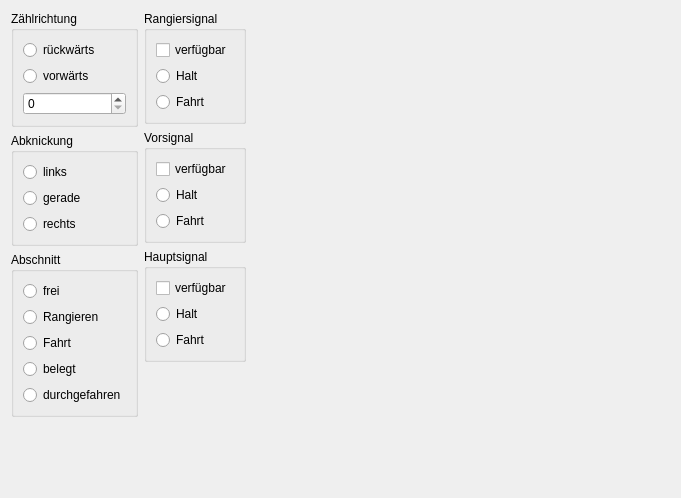
<?xml version="1.0" encoding="UTF-8"?>
<ui version="4.0">
 <class>SignalStudy</class>
 <widget class="QWidget" name="SignalStudy">
  <property name="geometry">
   <rect>
    <x>0</x>
    <y>0</y>
    <width>681</width>
    <height>498</height>
   </rect>
  </property>
  <property name="windowTitle">
   <string>Form</string>
  </property>
  <layout class="QHBoxLayout" name="horizontalLayout">
   <item>
    <layout class="QVBoxLayout" name="verticalLayout_6">
     <item>
      <widget class="QGroupBox" name="groupBox_2">
       <property name="title">
        <string>Zählrichtung</string>
       </property>
       <layout class="QVBoxLayout" name="verticalLayout_3">
        <item>
         <widget class="QRadioButton" name="backwardButton">
          <property name="text">
           <string>rückwärts</string>
          </property>
         </widget>
        </item>
        <item>
         <widget class="QRadioButton" name="forwardButton">
          <property name="text">
           <string>vorwärts</string>
          </property>
         </widget>
        </item>
        <item>
         <widget class="QSpinBox" name="extensionBox">
          <property name="maximum">
           <number>8</number>
          </property>
         </widget>
        </item>
       </layout>
      </widget>
     </item>
     <item>
      <widget class="QGroupBox" name="groupBox">
       <property name="title">
        <string>Abknickung</string>
       </property>
       <layout class="QVBoxLayout" name="verticalLayout_8">
        <item>
         <widget class="QRadioButton" name="leftCurveButton">
          <property name="text">
           <string>links</string>
          </property>
         </widget>
        </item>
        <item>
         <widget class="QRadioButton" name="straightButton">
          <property name="text">
           <string>gerade</string>
          </property>
         </widget>
        </item>
        <item>
         <widget class="QRadioButton" name="rightCurveButton">
          <property name="text">
           <string>rechts</string>
          </property>
         </widget>
        </item>
       </layout>
      </widget>
     </item>
     <item>
      <widget class="QGroupBox" name="groupBox_4">
       <property name="title">
        <string>Abschnitt</string>
       </property>
       <layout class="QVBoxLayout" name="verticalLayout_4">
        <item>
         <widget class="QRadioButton" name="freeButton">
          <property name="text">
           <string>frei</string>
          </property>
         </widget>
        </item>
        <item>
         <widget class="QRadioButton" name="shuntButton">
          <property name="text">
           <string>Rangieren</string>
          </property>
         </widget>
        </item>
        <item>
         <widget class="QRadioButton" name="tourButton">
          <property name="text">
           <string>Fahrt</string>
          </property>
         </widget>
        </item>
        <item>
         <widget class="QRadioButton" name="occupiedButton">
          <property name="text">
           <string>belegt</string>
          </property>
         </widget>
        </item>
        <item>
         <widget class="QRadioButton" name="passedButton">
          <property name="text">
           <string>durchgefahren</string>
          </property>
         </widget>
        </item>
       </layout>
      </widget>
     </item>
     <item>
      <spacer name="verticalSpacer">
       <property name="orientation">
        <enum>Qt::Vertical</enum>
       </property>
       <property name="sizeHint" stdset="0">
        <size>
         <width>20</width>
         <height>40</height>
        </size>
       </property>
      </spacer>
     </item>
    </layout>
   </item>
   <item>
    <layout class="QVBoxLayout" name="verticalLayout_7">
     <item>
      <widget class="QGroupBox" name="groupBox_1">
       <property name="title">
        <string>Rangiersignal</string>
       </property>
       <layout class="QVBoxLayout" name="verticalLayout">
        <item>
         <widget class="QCheckBox" name="availableButton_1">
          <property name="text">
           <string>verfügbar</string>
          </property>
         </widget>
        </item>
        <item>
         <widget class="QRadioButton" name="stopButton_1">
          <property name="text">
           <string>Halt</string>
          </property>
         </widget>
        </item>
        <item>
         <widget class="QRadioButton" name="goButton_1">
          <property name="text">
           <string>Fahrt</string>
          </property>
         </widget>
        </item>
       </layout>
      </widget>
     </item>
     <item>
      <widget class="QGroupBox" name="groupBox_3">
       <property name="title">
        <string>Vorsignal</string>
       </property>
       <layout class="QVBoxLayout" name="verticalLayout_2">
        <item>
         <widget class="QCheckBox" name="availableButton_2">
          <property name="text">
           <string>verfügbar</string>
          </property>
         </widget>
        </item>
        <item>
         <widget class="QRadioButton" name="stopButton_2">
          <property name="text">
           <string>Halt</string>
          </property>
         </widget>
        </item>
        <item>
         <widget class="QRadioButton" name="goButton_2">
          <property name="text">
           <string>Fahrt</string>
          </property>
         </widget>
        </item>
       </layout>
      </widget>
     </item>
     <item>
      <widget class="QGroupBox" name="groupBox_5">
       <property name="title">
        <string>Hauptsignal</string>
       </property>
       <layout class="QVBoxLayout" name="verticalLayout_5">
        <item>
         <widget class="QCheckBox" name="availableButton_3">
          <property name="text">
           <string>verfügbar</string>
          </property>
         </widget>
        </item>
        <item>
         <widget class="QRadioButton" name="stopButton_3">
          <property name="text">
           <string>Halt</string>
          </property>
         </widget>
        </item>
        <item>
         <widget class="QRadioButton" name="goButton_3">
          <property name="text">
           <string>Fahrt</string>
          </property>
         </widget>
        </item>
       </layout>
      </widget>
     </item>
     <item>
      <spacer name="verticalSpacer_2">
       <property name="orientation">
        <enum>Qt::Vertical</enum>
       </property>
       <property name="sizeHint" stdset="0">
        <size>
         <width>20</width>
         <height>40</height>
        </size>
       </property>
      </spacer>
     </item>
    </layout>
   </item>
   <item>
    <widget class="QWidget" name="symbolWidget" native="true">
     <property name="sizePolicy">
      <sizepolicy hsizetype="Preferred" vsizetype="Preferred">
       <horstretch>3</horstretch>
       <verstretch>0</verstretch>
      </sizepolicy>
     </property>
     <widget class="mrw::ui::SignalWidget" name="smallSwitchWidget" native="true">
      <property name="geometry">
       <rect>
        <x>100</x>
        <y>310</y>
        <width>40</width>
        <height>40</height>
       </rect>
      </property>
     </widget>
     <widget class="mrw::ui::SignalWidget" name="bigSwitchWidget" native="true">
      <property name="geometry">
       <rect>
        <x>30</x>
        <y>30</y>
        <width>200</width>
        <height>200</height>
       </rect>
      </property>
     </widget>
    </widget>
   </item>
  </layout>
 </widget>
 <customwidgets>
  <customwidget>
   <class>mrw::ui::SignalWidget</class>
   <extends>QWidget</extends>
   <header location="global">ui/signalwidget.h</header>
   <container>1</container>
  </customwidget>
 </customwidgets>
 <tabstops>
  <tabstop>backwardButton</tabstop>
  <tabstop>forwardButton</tabstop>
  <tabstop>extensionBox</tabstop>
  <tabstop>freeButton</tabstop>
  <tabstop>shuntButton</tabstop>
  <tabstop>tourButton</tabstop>
  <tabstop>occupiedButton</tabstop>
  <tabstop>passedButton</tabstop>
  <tabstop>availableButton_1</tabstop>
  <tabstop>stopButton_1</tabstop>
  <tabstop>goButton_1</tabstop>
  <tabstop>availableButton_2</tabstop>
  <tabstop>stopButton_2</tabstop>
  <tabstop>goButton_2</tabstop>
  <tabstop>availableButton_3</tabstop>
  <tabstop>stopButton_3</tabstop>
  <tabstop>goButton_3</tabstop>
 </tabstops>
 <resources/>
 <connections/>
</ui>
